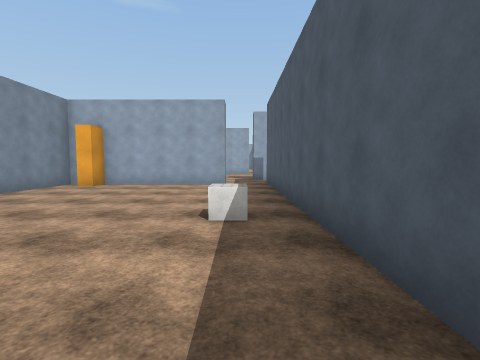
View 1 (above)

17 first-person views from a walk through a scene from a Unity 3-D project. The camera is 1.5 m above the floor, tilts 4° down and sees 85° across. The floor is counted in squares, 2 m on a side. Each view is taken from the middle of a square. On the plan, view 1 faces up. The plan holds only what a view shows up to about 9 squares ahead; the rest is blank. The place goes on beyond the plan. The player is left out. Surface patterns are stand-ins for the level's own textures.

View 2
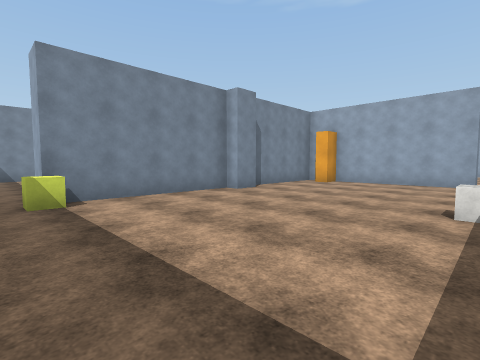

View 3
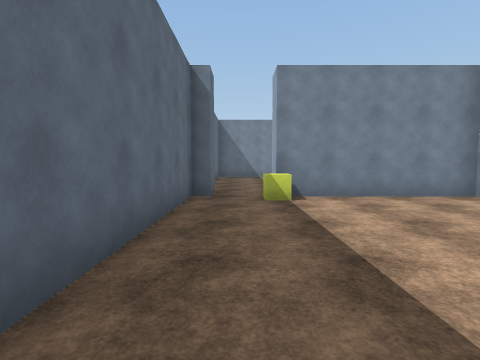

View 4
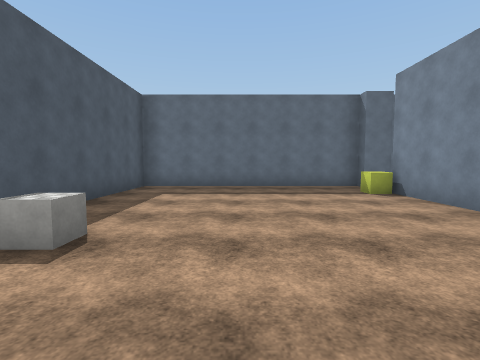

View 5
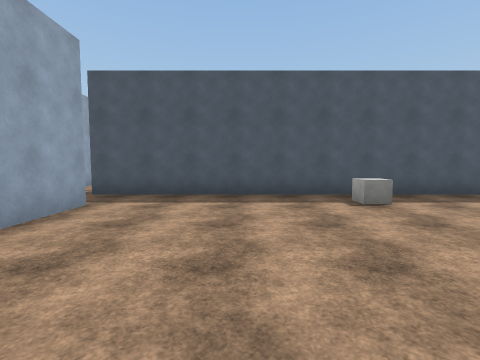

View 6
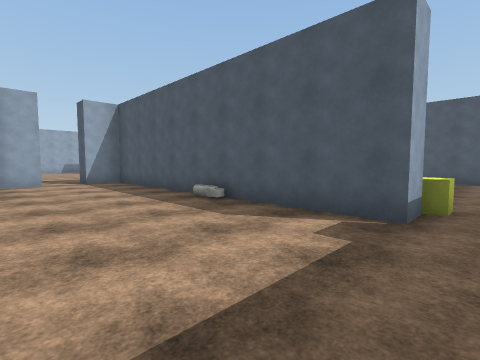

View 7
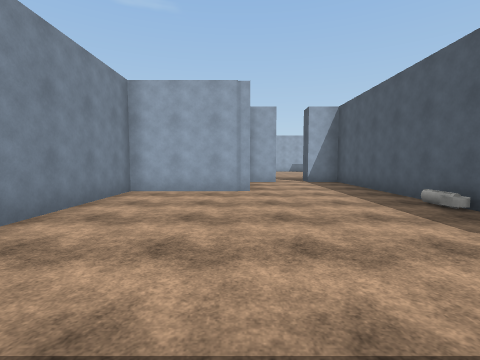

View 8
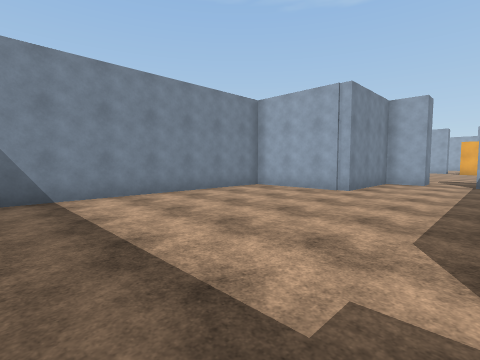

View 9
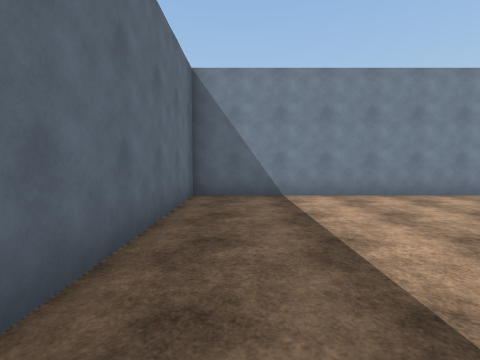

View 10
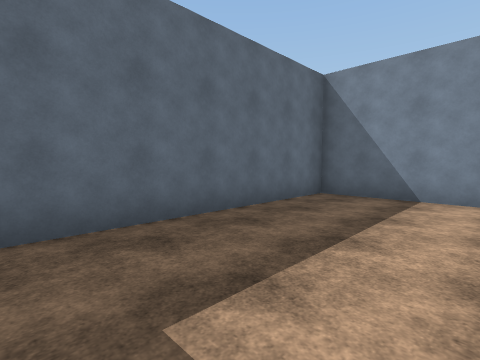

View 11
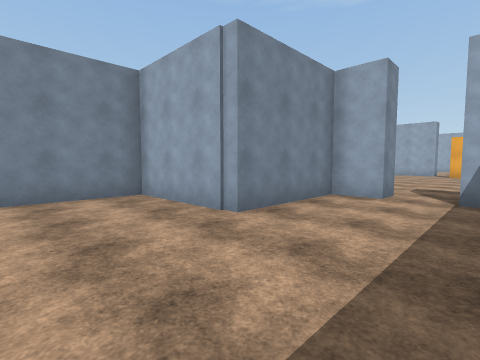

View 12
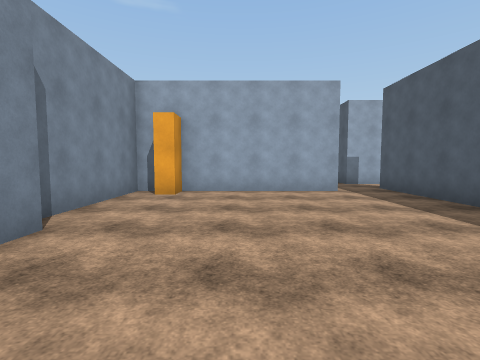

View 13
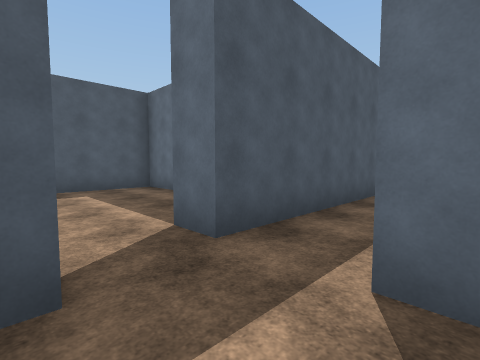

View 14
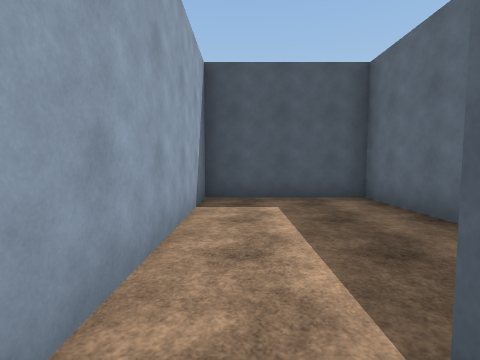

View 15
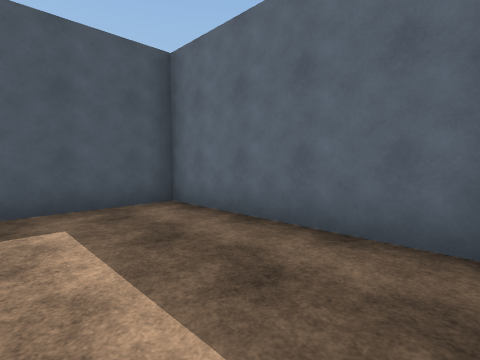

View 16
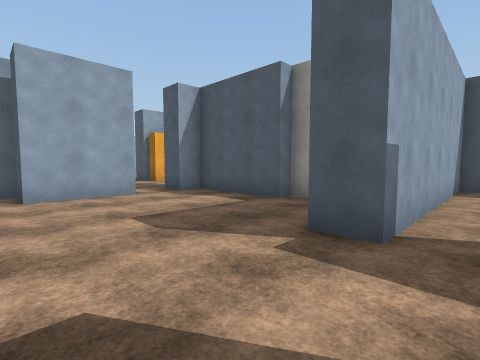

View 17
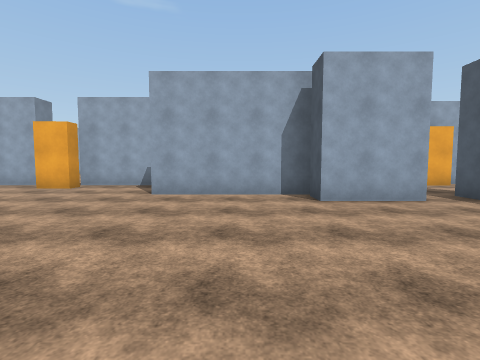

### Floor plan
Points are (right, up) in squares from view 1. A wall is a line through its corners. A room is listed if a view was taken in it or the views show most of it. See-through windows are left out.
Room 1 (views 1, 2, 3, 4, 5, 12)
walls: (-5.2, 4.9) (-5.2, 4.1) (-5.6, 4.1) (-5.6, -0.2) (-6.4, -0.2); (-5.6, -2) (1, -2) (1, 8.4); (-6.5, -1.6) (-5.6, -1.6); (-5.1, 8.7) (-5.6, 8.7) (-5.6, 5.2); (-0.5, 8.7) (-4.5, 8.7) (-4.5, 8) (-5, 8)
ways out: opening at (-6, -1) to room 2; opening at (0, 9) to room 3
objects: other object (-5, 0); other object (0, 4)
Room 2 (views 6, 7, 8, 9, 10, 11)
walls: (-6.4, -0.2) (-6.4, 8.2); (-8.7, 8.7) (-9.7, 8.7) (-9.7, 5.6) (-12.8, 5.6) (-12.8, -2) (-6.6, -2); (-6.9, 8.7) (-7.5, 8.7)
ways out: opening at (-6, -1) to room 1; opening at (-8, 9) to room 3
Room 3 (views 13, 14, 16, 17)
walls: (-1, 9.4) (-0.5, 9.4) (-0.5, 8.7); (1, 8.4) (1, 9.4) (1.7, 9.4); (1.6, 10.7) (0.6, 10.7) (0.6, 11.5); (2.8, 12.7) (2.8, 13.2); (2.4, 13.2) (2.4, 15.9) (1.7, 15.9); (0.6, 15.9) (-1.5, 15.9) (-1.5, 17) (-5.1, 17); (-7.5, 8.7) (-7.5, 9.2); (-8.7, 9.5) (-8.7, 8.7); (-5.7, 19.3) (-8.1, 19.3); (-9.5, 19.3) (-10.7, 19.3)
ways out: opening at (0, 9) to room 1; opening at (-8, 9) to room 2; opening at (1, 10) to room 4; opening at (-4.8, 20); opening at (1, 16)
Room 4 (view 15)
walls: (2, 7.4) (6.5, 7.4) (6.5, 10.7) (1.6, 10.7)
ways out: opening at (1, 10) to room 3

Positions as (right, up) in squares from view 1, and headings:
1: (0, 0), facing up
2: (0, -1), facing up-left
3: (0, -1), facing left
4: (-2, 6), facing down
5: (-5, 6), facing right
6: (-10, -1), facing up-right
7: (-10, -1), facing up
8: (-7, -1), facing up-left
9: (-7, -1), facing left
10: (-7, 1), facing down-left
11: (-7, 3), facing up-left
12: (-3, 2), facing up
13: (-1, 11), facing down-right
14: (1, 10), facing right
15: (2, 10), facing down-right
16: (-2, 10), facing up-right
17: (-3, 11), facing up
